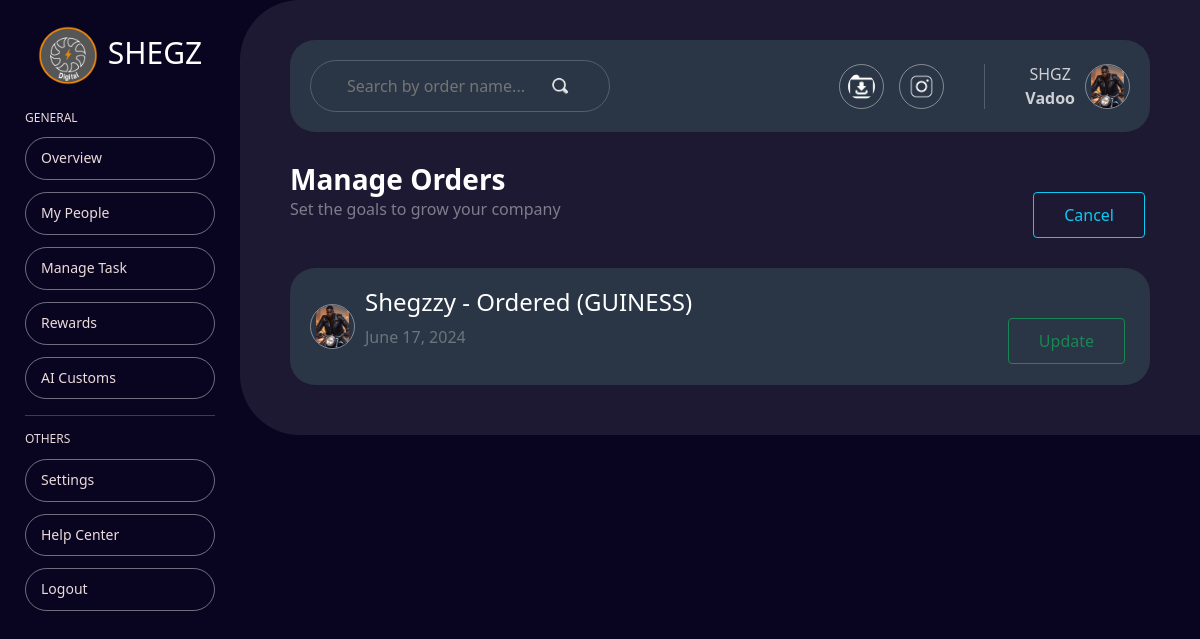
The page /order/215/ on the database as committed earlier.
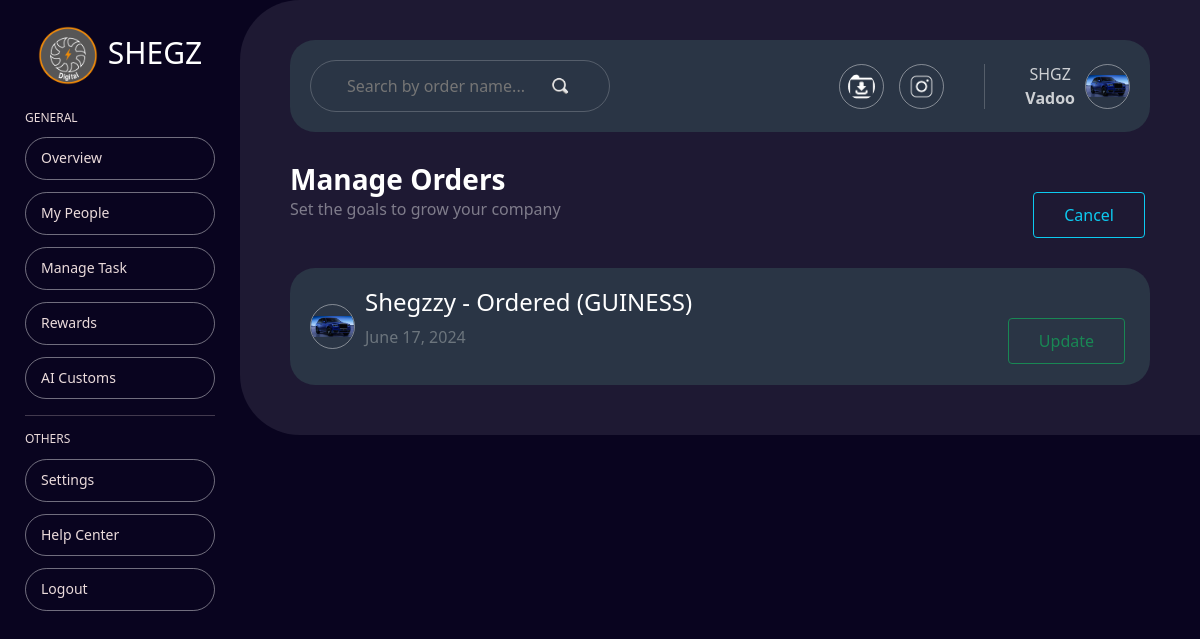
The same page on the database as committed later.
### jquery_ajax_app/models.py (models this page shows, shortened)
class Post(models.Model):
    name = models.CharField(max_length=100)
    drink = models.CharField(max_length=100)
    image = models.ImageField(default='default.jpg', upload_to='profile_pics')
    date_posted = models.DateTimeField(default=timezone.now)

### jquery_ajax_app/views.py (the view)
# urls.py: path('order/<int:pk>/', PostDetailView.as_view(), name='order-detail'),
class PostDetailView(DetailView):
    model = Post

### jquery_ajax_app/templates/jquery_ajax_app/post_detail.html (shortened to what this page needs)
{% extends 'jquery_ajax_app/base.html' %}
{% load static %}
{% block content %}
    <div class="main-background">
        <div class="search-nav">
            <div class="search-box">
                <input type="text" placeholder="Search by order name...">
                <img src="{% static 'jquery_ajax_app/img/search-icon.png' %}" alt="search-icon">
            </div>
            <div class="profile-settings">
                <div class="online-links">
                    <img src="{% static 'jquery_ajax_app/img/download.webp' %}" alt="download">
                    <img src="{% static 'jquery_ajax_app/img/instagram.png' %}" alt="instagram">
                </div>
                <div class="profile">
                    <div>
                        <p>SHGZ</p>
                        <p> <strong>Vadoo</strong> </p>
                    </div>
                    <img src="{{ object.image.url }}" alt="profile">
                </div>
            </div>
        </div>
        <div class="manage-task">
            <div class="maange-task-text">
                <h3>Manage Orders</h3>
                <p>Set the goals to grow your company</p>
            </div>
            <div class="from-group">
                <a href="{% url 'home' %}" class="btn btn-outline-info send">Cancel</a>
            </div>
        </div>
        <div class="search-nav">
            <div class="post">
                <img src="{{ object.image.url }}" alt="post">
                <div class="post-text">
                    <h4>{{ post.name }} - Ordered ({{ post.drink }})</h4>
                    <p class="text-muted">{{ post.date_posted|date:"F d, Y" }}</p>
                </div>
            </div>
            <div>
                <a href="{% url 'update-order' object.id %}" class="btn btn-outline-success send">Update</a>
            </div>
        </div>
    </div>
{% endblock %}

Rows that differ between the two databases and show on the page:
changed Post "Shegzzy": image: a different picture
